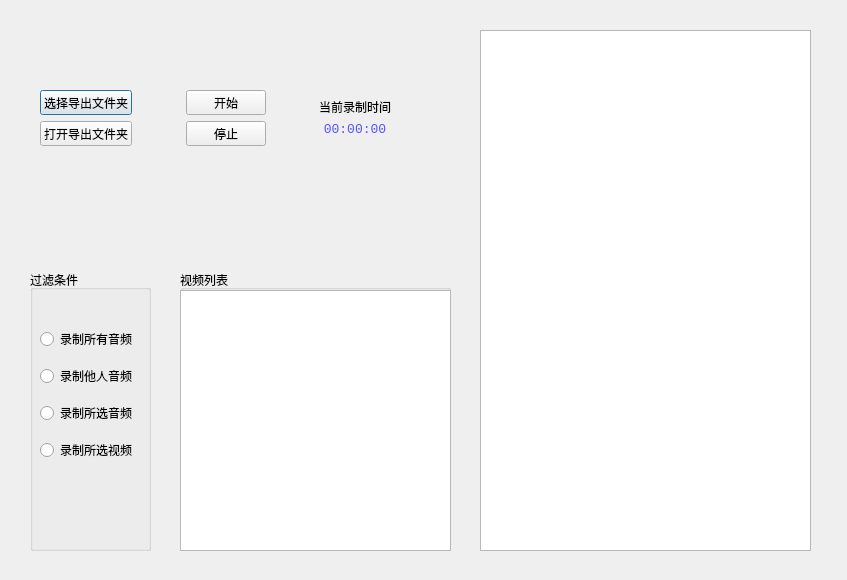
<?xml version="1.0" encoding="UTF-8"?>
<ui version="4.0">
 <class>ExportFileDialog</class>
 <widget class="QDialog" name="ExportFileDialog">
  <property name="geometry">
   <rect>
    <x>0</x>
    <y>0</y>
    <width>847</width>
    <height>580</height>
   </rect>
  </property>
  <property name="windowTitle">
   <string>导出到文件</string>
  </property>
  <widget class="QGroupBox" name="groupBox">
   <property name="geometry">
    <rect>
     <x>30</x>
     <y>270</y>
     <width>121</width>
     <height>281</height>
    </rect>
   </property>
   <property name="title">
    <string>过滤条件</string>
   </property>
   <widget class="QWidget" name="layoutWidget">
    <property name="geometry">
     <rect>
      <x>10</x>
      <y>50</y>
      <width>101</width>
      <height>151</height>
     </rect>
    </property>
    <layout class="QVBoxLayout" name="verticalLayout">
     <item>
      <widget class="QRadioButton" name="allAudioRadioButton">
       <property name="text">
        <string>录制所有音频</string>
       </property>
       <attribute name="buttonGroup">
        <string notr="true">filterButtonGroup</string>
       </attribute>
      </widget>
     </item>
     <item>
      <widget class="QRadioButton" name="allButMeAudioRadioButton">
       <property name="text">
        <string>录制他人音频</string>
       </property>
       <attribute name="buttonGroup">
        <string notr="true">filterButtonGroup</string>
       </attribute>
      </widget>
     </item>
     <item>
      <widget class="QRadioButton" name="selectAudioRadioButton">
       <property name="text">
        <string>录制所选音频</string>
       </property>
       <attribute name="buttonGroup">
        <string notr="true">filterButtonGroup</string>
       </attribute>
      </widget>
     </item>
     <item>
      <widget class="QRadioButton" name="selectVideoRadioButton">
       <property name="text">
        <string>录制所选视频</string>
       </property>
       <attribute name="buttonGroup">
        <string notr="true">filterButtonGroup</string>
       </attribute>
      </widget>
     </item>
    </layout>
   </widget>
  </widget>
  <widget class="QPlainTextEdit" name="consoleTextEdit">
   <property name="geometry">
    <rect>
     <x>480</x>
     <y>30</y>
     <width>331</width>
     <height>521</height>
    </rect>
   </property>
   <property name="font">
    <font>
     <family>Consolas</family>
     <pointsize>10</pointsize>
     <weight>75</weight>
     <bold>true</bold>
    </font>
   </property>
  </widget>
  <widget class="QGroupBox" name="groupBox_2">
   <property name="geometry">
    <rect>
     <x>180</x>
     <y>270</y>
     <width>271</width>
     <height>281</height>
    </rect>
   </property>
   <property name="title">
    <string>视频列表</string>
   </property>
   <widget class="QListWidget" name="videoList">
    <property name="geometry">
     <rect>
      <x>0</x>
      <y>20</y>
      <width>271</width>
      <height>261</height>
     </rect>
    </property>
   </widget>
  </widget>
  <widget class="QWidget" name="">
   <property name="geometry">
    <rect>
     <x>40</x>
     <y>90</y>
     <width>351</width>
     <height>56</height>
    </rect>
   </property>
   <layout class="QHBoxLayout" name="horizontalLayout">
    <item>
     <layout class="QVBoxLayout" name="verticalLayout_3">
      <item>
       <widget class="QPushButton" name="selectDirButton">
        <property name="text">
         <string>选择导出文件夹</string>
        </property>
       </widget>
      </item>
      <item>
       <widget class="QPushButton" name="openDirButton">
        <property name="text">
         <string>打开导出文件夹</string>
        </property>
       </widget>
      </item>
     </layout>
    </item>
    <item>
     <spacer name="horizontalSpacer">
      <property name="orientation">
       <enum>Qt::Horizontal</enum>
      </property>
      <property name="sizeHint" stdset="0">
       <size>
        <width>40</width>
        <height>20</height>
       </size>
      </property>
     </spacer>
    </item>
    <item>
     <layout class="QVBoxLayout" name="verticalLayout_2">
      <item>
       <widget class="QPushButton" name="startButton">
        <property name="text">
         <string>开始</string>
        </property>
       </widget>
      </item>
      <item>
       <widget class="QPushButton" name="stopButton">
        <property name="text">
         <string>停止</string>
        </property>
       </widget>
      </item>
     </layout>
    </item>
    <item>
     <spacer name="horizontalSpacer_2">
      <property name="orientation">
       <enum>Qt::Horizontal</enum>
      </property>
      <property name="sizeHint" stdset="0">
       <size>
        <width>40</width>
        <height>20</height>
       </size>
      </property>
     </spacer>
    </item>
    <item>
     <layout class="QVBoxLayout" name="verticalLayout_4">
      <item>
       <spacer name="verticalSpacer">
        <property name="orientation">
         <enum>Qt::Vertical</enum>
        </property>
        <property name="sizeHint" stdset="0">
         <size>
          <width>20</width>
          <height>40</height>
         </size>
        </property>
       </spacer>
      </item>
      <item>
       <widget class="QLabel" name="label">
        <property name="text">
         <string>当前录制时间</string>
        </property>
        <property name="alignment">
         <set>Qt::AlignCenter</set>
        </property>
       </widget>
      </item>
      <item>
       <widget class="QLabel" name="timeLabel">
        <property name="font">
         <font>
          <family>Consolas</family>
          <pointsize>10</pointsize>
         </font>
        </property>
        <property name="styleSheet">
         <string notr="true">color: rgb(85, 85, 255);</string>
        </property>
        <property name="text">
         <string>00:00:00</string>
        </property>
        <property name="alignment">
         <set>Qt::AlignCenter</set>
        </property>
       </widget>
      </item>
      <item>
       <spacer name="verticalSpacer_2">
        <property name="orientation">
         <enum>Qt::Vertical</enum>
        </property>
        <property name="sizeHint" stdset="0">
         <size>
          <width>20</width>
          <height>40</height>
         </size>
        </property>
       </spacer>
      </item>
     </layout>
    </item>
   </layout>
  </widget>
 </widget>
 <resources/>
 <connections/>
 <buttongroups>
  <buttongroup name="filterButtonGroup"/>
 </buttongroups>
</ui>
